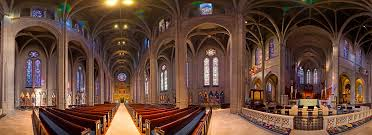
#> input picture Python/grace.jpg, 372 x 135 px
$ python main.py
#> lines starting #> are read from the running program, lines starting #| are printed output that depends on the picture
import matplotlib.pyplot as plt
import numpy as np
from skimage.io import imread

sample_img = imread('grace.jpg')
#> sample_img is the input picture: shape (135, 372, 3); mean R, G, B 102.6, 72.5, 58.9
plt.imshow(sample_img)


def median_cut_quantize(img, img_arr):
    # when it reaches the end, color quantize
    print("to quantize: ", len(img_arr))
    r_average = np.mean(img_arr[:, 0])
    g_average = np.mean(img_arr[:, 1])
    b_average = np.mean(img_arr[:, 2])

    for data in img_arr:

        sample_img[data[3]][data[4]] = [r_average, g_average, b_average]


def split_into_buckets(img, img_arr, depth):
    if len(img_arr) == 0:
        return

    if depth == 0:
        median_cut_quantize(img, img_arr)
        return

    r_range = np.max(img_arr[:, 0]) - np.min(img_arr[:, 0])
    g_range = np.max(img_arr[:, 1]) - np.min(img_arr[:, 1])
    b_range = np.max(img_arr[:, 2]) - np.min(img_arr[:, 2])

    space_with_highest_range = 0

    if g_range >= r_range and g_range >= b_range:
        space_with_highest_range = 1
    elif b_range >= r_range and b_range >= g_range:
        space_with_highest_range = 2
    elif r_range >= b_range and r_range >= g_range:
        space_with_highest_range = 0

    print("space_with_highest_range:", space_with_highest_range)

    # sort the image pixels by color space with highest range
    # and find the median and divide the array.
    img_arr = img_arr[img_arr[:, space_with_highest_range].argsort()]
    median_index = int((len(img_arr) + 1) / 2)
    print("median_index:", median_index)

    # split the array into two buckets along the median
    split_into_buckets(img, img_arr[0:median_index], depth - 1)
    split_into_buckets(img, img_arr[median_index:], depth - 1)


flattened_img_array = []
for rindex, rows in enumerate(sample_img):
    for cindex, color in enumerate(rows):
        flattened_img_array.append([color[0], color[1], color[2], rindex, cindex])
#> this loop made 135 passes
#> after the loop, flattened_img_array = 50220 items

flattened_img_array = np.array(flattened_img_array)

# the 3rd parameter represents how many colors are needed in the power of 2. If the parameter
# passed is 4 its means 2^4 = 16 colors
split_into_buckets(sample_img, flattened_img_array, 2)
#> in split_into_buckets, `r_range = np.max(img_arr[:, 0]) - np.min(img_arr[:, 0])`: r_range = 255
#> in split_into_buckets, `median_index = int((len(img_arr) + 1) / 2)`: median_index = 25110
#| median_index: 25110
#| median_index: 12555
#| to quantize:  12555
#> in median_cut_quantize, `r_average = np.mean(img_arr[:, 0])`: r_average = 42.25
#> in median_cut_quantize, `g_average = np.mean(img_arr[:, 1])`: g_average = 22.89
#> in median_cut_quantize, `b_average = np.mean(img_arr[:, 2])`: b_average = 16.51
#> the loop in median_cut_quantize, `for data in img_arr: ` made 12555 passes
#> data on passes 1 to 3: [0, 1, 20, 40, 147], [0, 57, 19, 8, 66], [1, 0, 0, 15, 343]
#> after the loop in median_cut_quantize, `for data in img_arr:`:
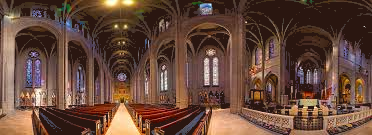
#> sample_img: shape (135, 372, 3); mean R, G, B 102.6, 72.3, 58.8
#| to quantize:  12555
#> in median_cut_quantize (call 2), `r_average = np.mean(img_arr[:, 0])`: r_average = 81.81
#> in median_cut_quantize (call 2), `g_average = np.mean(img_arr[:, 1])`: g_average = 49.13
#> in median_cut_quantize (call 2), `b_average = np.mean(img_arr[:, 2])`: b_average = 37.14
#> the loop in median_cut_quantize (call 2), `for data in img_arr: ` made 12555 passes
#> data on passes 1 to 3: [63, 43, 10, 40, 259], [63, 41, 17, 4, 161], [63, 41, 17, 16, 92]
#> after the loop in median_cut_quantize (call 2), `for data in img_arr:`:
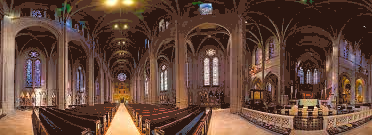
#> sample_img: shape (135, 372, 3); mean R, G, B 102.4, 72.3, 58.8
#| median_index: 12555
#| to quantize:  12555
#> in median_cut_quantize (call 3), `r_average = np.mean(img_arr[:, 0])`: r_average = 119
#> in median_cut_quantize (call 3), `g_average = np.mean(img_arr[:, 1])`: g_average = 83.68
#> in median_cut_quantize (call 3), `b_average = np.mean(img_arr[:, 2])`: b_average = 62.76
#> the loop in median_cut_quantize (call 3), `for data in img_arr: ` made 12555 passes
#> data on passes 1 to 3: [112, 68, 0, 99, 121], [123, 81, 0, 83, 358], [122, 65, 0, 81, 344]
#> after the loop in median_cut_quantize (call 3), `for data in img_arr:`:
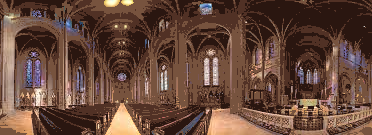
#> sample_img: shape (135, 372, 3); mean R, G, B 102.3, 72.1, 58.6
#| to quantize:  12555
#> in median_cut_quantize (call 4), `r_average = np.mean(img_arr[:, 0])`: r_average = 167.4
#> in median_cut_quantize (call 4), `g_average = np.mean(img_arr[:, 1])`: g_average = 134.4
#> in median_cut_quantize (call 4), `b_average = np.mean(img_arr[:, 2])`: b_average = 119.3
#> the loop in median_cut_quantize (call 4), `for data in img_arr: ` made 12555 passes
#> data on passes 1 to 3: [140, 98, 84, 103, 86], [81, 73, 84, 131, 188], [121, 98, 84, 36, 255]
#> after the loop in median_cut_quantize (call 4), `for data in img_arr:`:
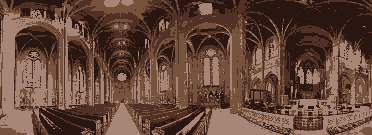
#> sample_img: shape (135, 372, 3); mean R, G, B 102.2, 72, 58.5
plt.imshow(sample_img)
plt.show()

$ run again, with Python/cat.jpg copied over Python/grace.jpg
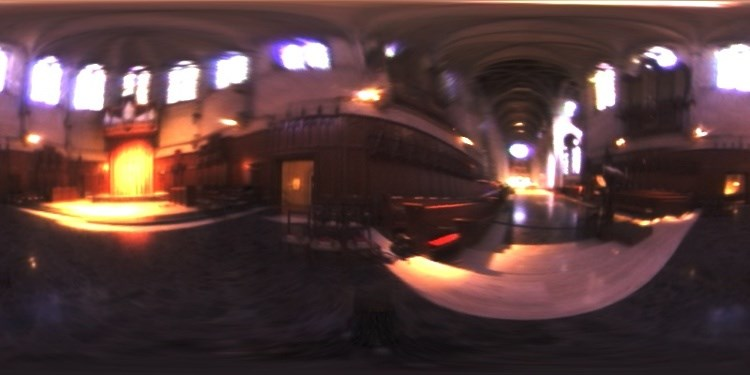
#> input picture Python/cat.jpg, 750 x 375 px
#> sample_img is the input picture: shape (375, 750, 3); mean R, G, B 87.3, 61.7, 61.3
#> after the loop `for rindex, rows in enumerate(sample_img):`: flattened_img_array = 281250 items
#> r_range = 245
#> g_range = 251
#> b_range = 255
#> median_index = 140625
#| median_index: 140625
#| median_index: 70313
#| to quantize:  70313
#> r_average = 33.16
#> g_average = 25.16
#> b_average = 28.72
#> the loop in median_cut_quantize, `for data in img_arr: ` made 70313 passes
#> data on passes 1 to 3: [10, 8, 9, 318, 376], [10, 8, 11, 343, 355], [10, 8, 11, 345, 363]
#| to quantize:  70312
#> the loop in median_cut_quantize (call 2), `for data in img_arr: ` made 70312 passes
#> data on passes 1 to 3: [39, 28, 32, 275, 193], [39, 30, 35, 253, 694], [39, 30, 35, 253, 693]
#| median_index: 70313
#| to quantize:  70313
#> r_average = 79.31
#> g_average = 52.56
#> b_average = 54.87
#> the loop in median_cut_quantize (call 3), `for data in img_arr: ` made 70313 passes
#> data on passes 1 to 3: [35, 27, 40, 319, 0], [34, 28, 42, 316, 28], [34, 28, 42, 317, 28]
#> after the loop in median_cut_quantize (call 3), `for data in img_arr:`:
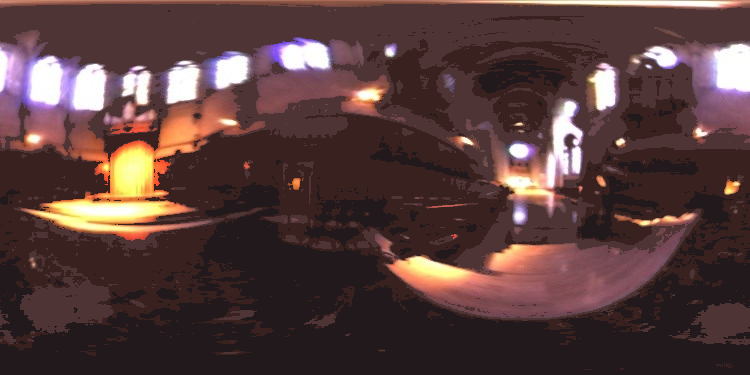
#> sample_img: shape (375, 750, 3); mean R, G, B 87, 61.5, 60.9
#| to quantize:  70312
#> `plt.show()`:
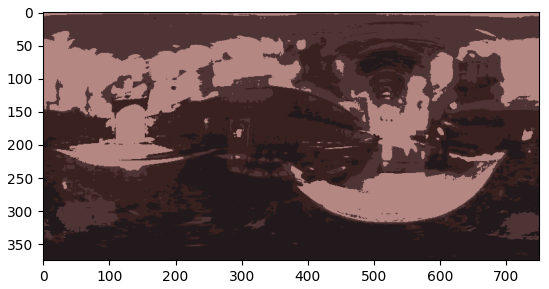
#> figure drawn by matplotlib, 1 panel
